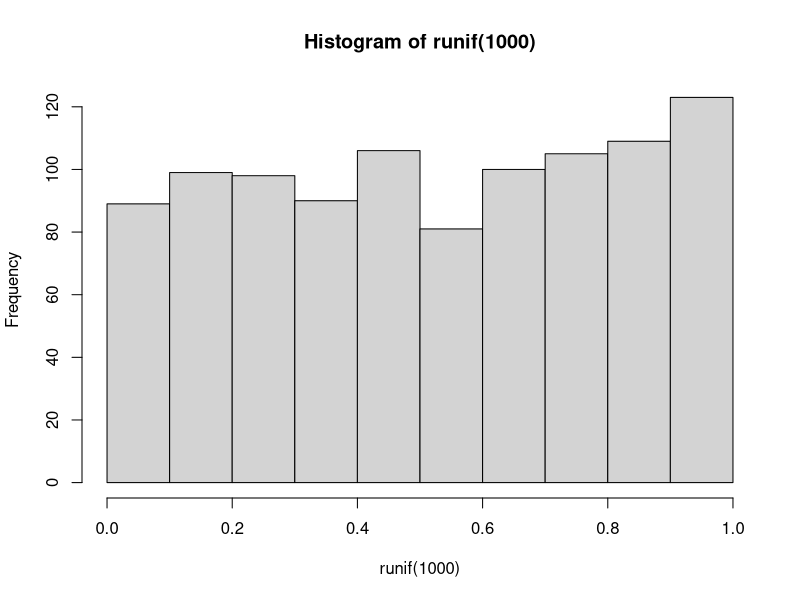
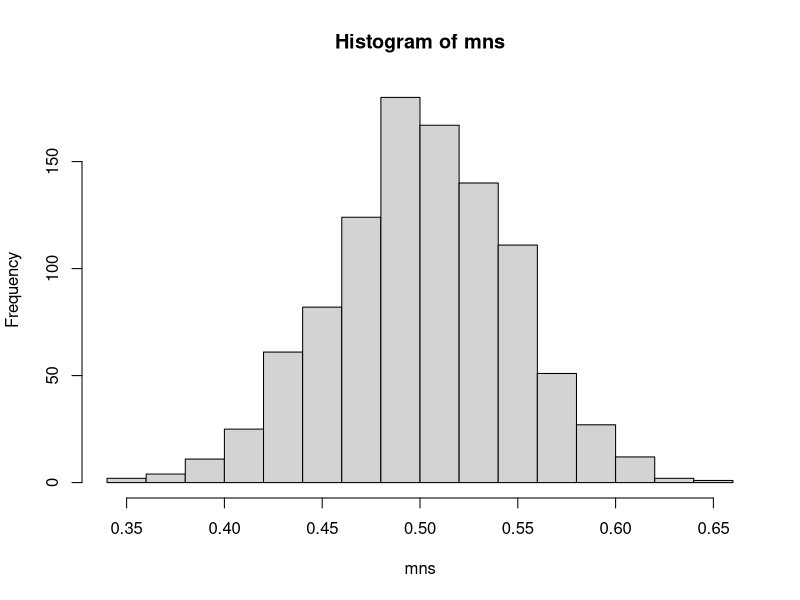

Reproduce these figures in R, in order.
## ---- chunk 1
hist(runif(1000))
## ---- chunk 2
mns = NULL
for (i in 1 : 1000) mns = c(mns, mean(runif(40)))
hist(mns)
